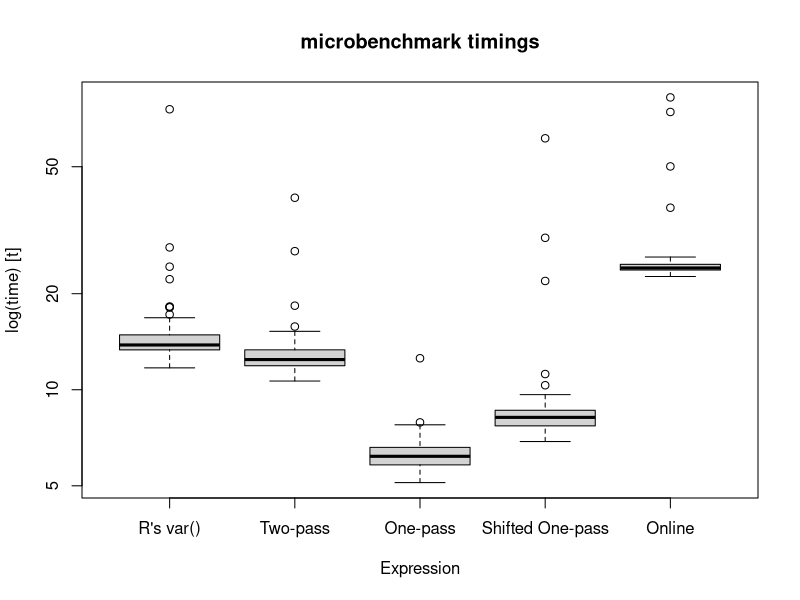
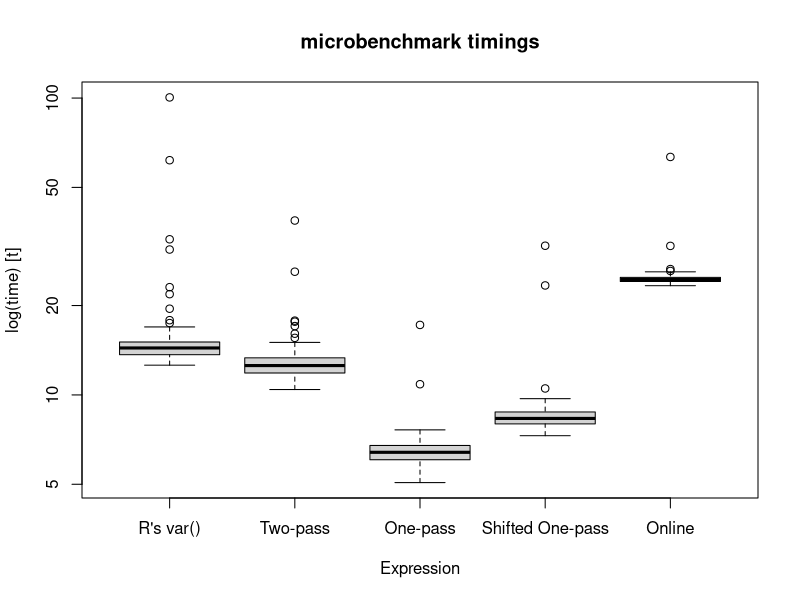
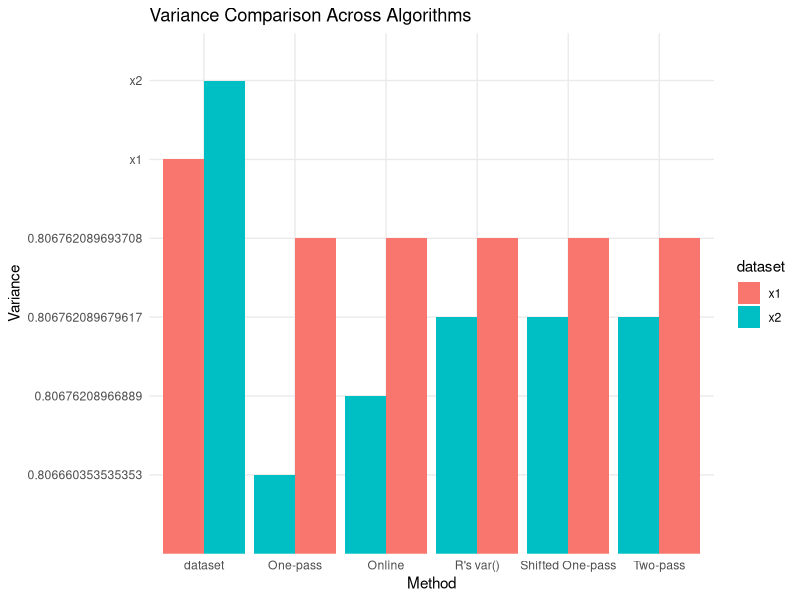

Recreate these plots in R, in order.
## ---- chunk 1
knitr::opts_chunk$set(echo = TRUE)
set.seed(1328781)  #This ensure reproducibility
## ---- chunk 2
x<-c(1:20) #Sample vector
var(x) #Bult-in R function for variance
## ---- chunk 3

var_two_pass <- function(x){
  
  #compute the mean
  x_bar <- mean(x)
  
  #Compute variance using the two-pass formula
  n<- length(x)
  variance <- sum((x - x_bar)^2) / (n - 1)
  
  return(variance)
  
}

var_two_pass(x)

## ---- chunk 4
var_one_pass <- function(x){
  n<- length(x)
  P1 <- sum(x^2)  # sum of squared elements
  P2 <- (sum(x)^2) / n  # squared sum of elements divided by n
  variance <- (P1 - P2) / (n - 1)
  
  return(variance)
}

var_one_pass(x)
## ---- chunk 5
var_shifted_one_pass <- function(x) {
  n <- length(x)
  c <- x[1]  # Use the first element as shift
  
  P1 <- sum((x - c)^2)
  P2 <- (sum(x - c)^2) / n
  variance <- (P1 - P2) / (n - 1)
  
  return(variance)
}

var_shifted_one_pass(x)

## ---- chunk 6
var_online <- function(x) {
  n <- length(x)
  x_bar <- x[1]
  s2 <- 0
  
  for (i in 2:n) {
    new_mean <- x_bar + (x[i] - x_bar) / i
    s2 <- s2 + (x[i] - x_bar) * (x[i] - new_mean)
    x_bar <- new_mean
  }
  
  variance <- s2 / (n - 1)
  return(variance)
}

var_online(x)

## ---- chunk 7

variance_wrapper <- function(x) {
  results <- list(
    "R's var()" = var(x),
    "Two-pass" = var_two_pass(x),
    "One-pass" = var_one_pass(x),
    "Shifted One-pass" = var_shifted_one_pass(x),
    "Online" = var_online(x)
  )
  
  return(results)
}

#Below is the comparison of the results for each algorithm and R's `var()` function. As we
#can see, all algorithms produce the same result, which confirms their correctness.

variance_wrapper(x)
## ---- chunk 8

# Data set 1
set.seed(1328781)
x1 <- rnorm(100)

# Data set 2 with a large mean
set.seed(1328781)
x2 <- rnorm(100, mean = 1000000)

# Call the wrapper function
results_x1 <- variance_wrapper(x1)
results_x2 <- variance_wrapper(x2)

# Print results
results_x1
results_x2

## ---- chunk 9
library(microbenchmark)

# Benchmark the algorithms for x1
benchmark_x1 <- microbenchmark(
  "R's var()" = var(x1),
  "Two-pass" = var_two_pass(x1),
  "One-pass" = var_one_pass(x1),
  "Shifted One-pass" = var_shifted_one_pass(x1),
  "Online" = var_online(x1),
  times = 100
)

# Print benchmark results
benchmark_x1

## ---- chunk 10

# Benchmark the algorithms for x2
benchmark_x2 <- microbenchmark(
  "R's var()" = var(x2),
  "Two-pass" = var_two_pass(x2),
  "One-pass" = var_one_pass(x2),
  "Shifted One-pass" = var_shifted_one_pass(x2),
  "Online" = var_online(x2),
  times = 100
)

# Print benchmark results
benchmark_x2
## ---- chunk 11
library(ggplot2)

# Boxplot for x1
boxplot(benchmark_x1)

## ---- chunk 12
# Boxplot for x2
boxplot(benchmark_x2)
## ---- chunk 13

# Original data
x <- c(1:20)

# Shifting the data by adding or subtracting a constant
y <- x + 50   # Shift by adding 50
z <- x - 100  # Shift by subtracting 100

# Calculate variances
var_x <- var(x)
var_y <- var(y)
var_z <- var(z)

# Print results
list(
  "Original Variance" = var_x,
  "Variance after adding 50" = var_y,
  "Variance after subtracting 100" = var_z
)

## ---- chunk 14

condition_number <- function(x) {
  n <- length(x)
  x_bar <- mean(x)
  S <- sum((x - x_bar)^2)
  kappa <- sqrt(1 + (x_bar^2 * n) / S)
  
  return(kappa)
}

# Compute condition numbers for different data sets
kappa_x <- condition_number(x)  # Original
kappa_y <- condition_number(y)  # Shifted by +50
kappa_z <- condition_number(z)  # Shifted by -100

# Print the condition numbers
list(
  "Condition number (Original)" = kappa_x,
  "Condition number (+50 shift)" = kappa_y,
  "Condition number (-100 shift)" = kappa_z
)
## ---- chunk 15
# Data set 1 (mean ~ 0)
set.seed(1)
x1 <- rnorm(100)

# Data set 2 (mean = 1,000,000)
set.seed(1)
x2 <- rnorm(100, mean = 1000000)

# Call the wrapper function for both data sets
results_x1 <- variance_wrapper(x1)
results_x2 <- variance_wrapper(x2)

# Print results
results_x1
results_x2

## ---- chunk 16
# Create a table of results for x1 and x2
results_table_x1 <- data.frame(
  Method = names(results_x1),
  Variance = unlist(results_x1)
)

results_table_x2 <- data.frame(
  Method = names(results_x2),
  Variance = unlist(results_x2)
)

# Print the tables
results_table_x1
results_table_x2

## ---- chunk 17

# Combine results for plotting
results_x1$dataset <- "x1"
results_x2$dataset <- "x2"
combined_results <- rbind(
  data.frame(Method = names(results_x1), Variance = unlist(results_x1), dataset = "x1"),
  data.frame(Method = names(results_x2), Variance = unlist(results_x2), dataset = "x2")
)

# Plot using ggplot
ggplot(combined_results, aes(x = Method, y = Variance, fill = dataset)) +
  geom_bar(stat = "identity", position = "dodge") +
  labs(title = "Variance Comparison Across Algorithms", x = "Method", y = "Variance") +
  theme_minimal()

## ---- chunk 18
# Compute condition numbers for the two datasets
kappa_x1 <- condition_number(x1)  # For x1
kappa_x2 <- condition_number(x2)  # For x2

# Print the results
list(
  "Condition number (x1 - mean ~ 0)" = kappa_x1,
  "Condition number (x2 - mean = 1,000,000)" = kappa_x2
)

## ---- chunk 19
# Data set 3: Almost no variance
x3 <- c(rep(1, 99), 100000)  # 99 values are 1, and one value is 100,000

# Compute condition number for the third dataset
kappa_x3 <- condition_number(x3)

# Print the condition number for x3
kappa_x3

## ---- chunk 20

# Create a comparison table for the condition numbers
condition_table <- data.frame(
  Dataset = c("x1 (mean ~ 0)", "x2 (mean = 1,000,000)", "x3 (poorly centered)"),
  Condition_Number = c(kappa_x1, kappa_x2, kappa_x3)
)

# Print the table
condition_table

